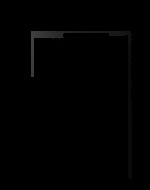
#> input picture wifiServer/template.jpg, 150 x 190 px
$ python trans.py
#> lines starting #> are read from the running program, lines starting #| are printed output that depends on the picture
#!/usr/bin/env python
# -*-coding:utf-8 -*-
'''
@author: daishilong
@contact: daishilong1236@gmail.com
'''
#coding=utf-8
import paramiko, os
import cv2
import numpy as np
def remote_scp(type, host_ip, remote_path, local_path, username, password):
    ssh_port = 22
    try:
        conn = paramiko.Transport((host_ip, ssh_port))
        conn.connect(username=username, password=password)
        sftp = paramiko.SFTPClient.from_transport(conn)
        if type == 'remoteRead':
            if not local_path:
                fileName = os.path.split(remote_path)
                local_path = os.path.join('/tmp', fileName[1])
            sftp.get(remote_path, local_path)

        if type == "remoteWrite":
            sftp.put(local_path, remote_path)

        conn.close()
        return True

    except Exception:
        return False

host_ip = '39.105.14.245'
remote_path = '/root/wifiposition/list.txt'
local_path = 'list.txt'
username = 'root'
password = 'caonima@250'
if __name__ == '__main__':
    mymap = cv2.imread('template.jpg')
#> mymap is the input picture: shape (190, 150, 3); min 0, max 68, mean 1.1
    mymap = np.array(mymap)
    mymap = mymap[::-1]
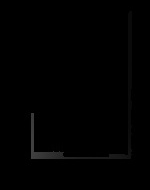
#> mymap: shape (190, 150, 3); min 0, max 68, mean 1.1
    mymap = cv2.cvtColor(mymap, cv2.COLOR_BGR2GRAY)
#> mymap: shape (190, 150)
    cv2.imwrite('template.jpg',mymap)
    remote_scp("remoteWrite", host_ip, remote_path, local_path, username, password )
